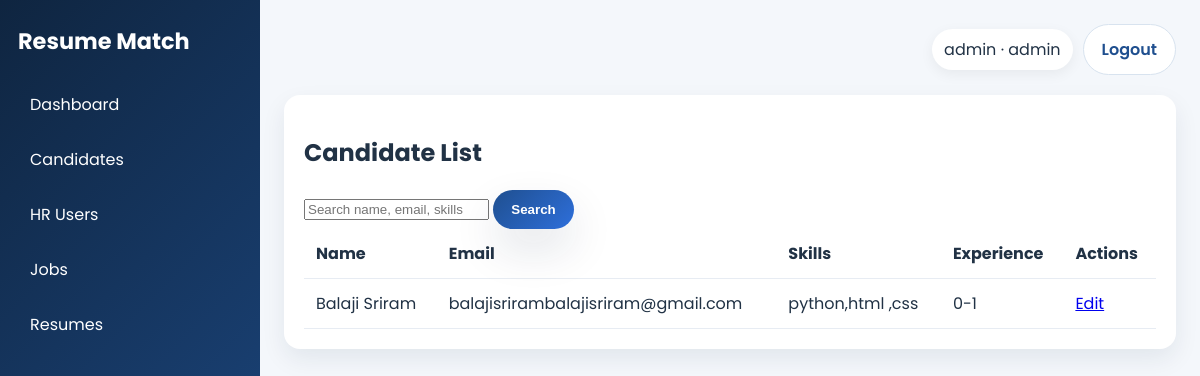
The app's page /admin/candidates (signed in) with its own data.
### tables this page shows
CREATE TABLE users (
            id INTEGER PRIMARY KEY AUTOINCREMENT,
            username TEXT UNIQUE NOT NULL,
            email TEXT UNIQUE NOT NULL,
            password_hash TEXT NOT NULL,
            role TEXT NOT NULL CHECK(role IN ('admin','hr','candidate')),
            created_at TEXT NOT NULL
        );

CREATE TABLE candidates (
            id INTEGER PRIMARY KEY AUTOINCREMENT,
            user_id INTEGER NOT NULL UNIQUE,
            full_name TEXT NOT NULL,
            email TEXT NOT NULL,
            phone TEXT NOT NULL,
            skills TEXT NOT NULL,
            education TEXT NOT NULL,
            experience TEXT NOT NULL,
            created_at TEXT NOT NULL,
            updated_at TEXT NOT NULL,
            FOREIGN KEY (user_id) REFERENCES users(id) ON DELETE CASCADE
        );

### app.py (the view)
@app.route("/admin/candidates")
@require_login("admin")
def admin_candidates() -> str:
    search = request.args.get("search", "").strip()
    recommendation = request.args.get("recommendation", "")
    candidates = list_candidates()
    if search:
        search_lower = search.lower()
        candidates = [candidate for candidate in candidates if search_lower in candidate["full_name"].lower() or search_lower in candidate["email"].lower() or search_lower in candidate["skills"].lower()]
    if recommendation:
        candidates = [candidate for candidate in candidates if recommendation.lower() in candidate.get("skills", "").lower()]
    return render_template("candidate_list.html", candidates=candidates, search=search, recommendation=recommendation)

### app.py (called while the page is built)
@app.context_processor
def inject_globals() -> dict[str, Any]:
    user = None
    if "user_id" in session:
        user = get_user_by_id(session["user_id"])
    return {"current_user": user, "csrf_token": session.get("csrf_token")}

def require_login(role: str | None = None) -> Any:
    def decorator(func):
        @wraps(func)
        def wrapper(*args, **kwargs):
            if "user_id" not in session:
                flash("Please log in first.", "warning")
                return redirect(url_for("login"))
            user = get_user_by_id(session["user_id"])
            if role and user["role"] != role:
                flash("You do not have access to this page.", "danger")
                return redirect(url_for("home"))
            return func(*args, **kwargs)
        return wrapper
    return decorator

@app.before_request
def ensure_csrf_token() -> None:
    if "csrf_token" not in session:
        session["csrf_token"] = secrets.token_hex(16)

### utils/database.py (called while the page is built)
def get_connection() -> sqlite3.Connection:
    conn = sqlite3.connect(DB_PATH)
    conn.row_factory = sqlite3.Row
    conn.execute("PRAGMA foreign_keys = ON")
    return conn

def get_user_by_id(user_id: int) -> Optional[Dict[str, Any]]:
    conn = get_connection()
    user = conn.execute("SELECT * FROM users WHERE id = ?", (user_id,)).fetchone()
    conn.close()
    return dict(user) if user else None

def list_candidates() -> list[Dict[str, Any]]:
    conn = get_connection()
    rows = conn.execute("SELECT * FROM candidates ORDER BY created_at DESC").fetchall()
    conn.close()
    return [dict(row) for row in rows]

### templates/candidate_list.html
{% extends 'base.html' %}
{% block content %}
<section class="card">
    <h2>Candidate List</h2>
    <form class="toolbar" method="get">
        <input type="text" name="search" value="{{ search }}" placeholder="Search name, email, skills">
        <button class="btn btn-primary" type="submit">Search</button>
    </form>
    <table>
        <thead><tr><th>Name</th><th>Email</th><th>Skills</th><th>Experience</th><th>Actions</th></tr></thead>
        <tbody>
            {% for candidate in candidates %}
            <tr>
                <td>{{ candidate.full_name }}</td>
                <td>{{ candidate.email }}</td>
                <td>{{ candidate.skills }}</td>
                <td>{{ candidate.experience }}</td>
                <td><a href="{{ url_for('edit_candidate', candidate_id=candidate.id) }}">Edit</a></td>
            </tr>
            {% endfor %}
        </tbody>
    </table>
</section>
{% endblock %}

### templates/base.html (shortened to what this page needs)
<!DOCTYPE html>
<html lang="en">
<head>
    <link rel="stylesheet" href="{{ url_for('static', filename='css/style.css') }}">
</head>
<body class="{% if request.endpoint == 'home' %}landing-body{% else %}app-body{% endif %}">
    {% if request.endpoint == 'home' %}
        <div class="landing-page">
            <header class="sticky-nav">
                <a class="brand-mark" href="{{ url_for('home') }}"><span>Resume</span>Match</a>
                <button class="menu-toggle" aria-label="Toggle navigation">☰</button>
                <nav class="nav-links">
                    <a href="#platform">Platform</a>
                    <a href="#workflow">How It Works</a>
                    <a href="{{ url_for('jobs') }}">Jobs</a>
                    <a href="#contact">Contact</a>
                    <a class="nav-cta" href="{{ url_for('register') }}">Join Now</a>
                </nav>
            </header>
            {% with messages = get_flashed_messages(with_categories=true) %}
                {% if messages %}
                    <div class="flash-stack landing-flash">
                        {% for category, message in messages %}
                            <div class="flash flash-{{ category }}">{{ message }}</div>
                        {% endfor %}
                    </div>
                {% endif %}
            {% endwith %}
            <div class="content-wrapper">
    {% else %}
        <div class="page-shell">
            <aside class="sidebar">
                <div class="brand">Resume Match</div>
                <nav>
                    {% if current_user and current_user.role == 'admin' %}
                        <a href="{{ url_for('admin_dashboard') }}">Dashboard</a>
                        <a href="{{ url_for('admin_candidates') }}">Candidates</a>
                        <a href="{{ url_for('admin_hr_users') }}">HR Users</a>
                        <a href="{{ url_for('admin_job_descriptions') }}">Jobs</a>
                        <a href="{{ url_for('admin_resumes') }}">Resumes</a>
                    {% elif current_user and current_user.role == 'hr' %}
                        <a href="{{ url_for('hr_dashboard') }}">Dashboard</a>
                        <a href="{{ url_for('upload_job') }}">Create Job</a>
                        <a href="{{ url_for('ranking') }}">Ranking</a>
                        <a href="{{ url_for('analytics') }}">Analytics</a>
                        <a href="{{ url_for('reports') }}">Reports</a>
                    {% elif current_user and current_user.role == 'candidate' %}
                        <a href="{{ url_for('candidate_dashboard') }}">Dashboard</a>
                        <a href="{{ url_for('upload_resume') }}">Upload Resume</a>
                        <a href="{{ url_for('jobs') }}">Jobs</a>
                        <a href="{{ url_for('profile') }}">Profile</a>
                        <a href="{{ url_for('application_status') }}">Status</a>
                    {% else %}
                        <a href="{{ url_for('home') }}">Home</a>
                        <a href="{{ url_for('about') }}">About</a>
                        <a href="{{ url_for('contact') }}">Contact</a>
                    {% endif %}
                </nav>
            </aside>
            <main class="main-content">
                <header class="topbar">
                    <div class="topbar-actions">
                        {% if current_user %}
                            <span class="user-pill">{{ current_user.username }} · {{ current_user.role }}</span>
                            <a class="btn btn-outline" href="{{ url_for('logout') }}">Logout</a>
                        {% else %}
                            <a class="btn btn-outline" href="{{ url_for('login') }}">Login</a>
                            <a class="btn btn-primary" href="{{ url_for('register') }}">Register</a>
                        {% endif %}
                    </div>
                </header>
                <div class="content-wrapper">
    {% endif %}
    {% block content %}{% endblock %}
    {% if request.endpoint == 'home' %}
            </div>
            <footer class="landing-footer" id="contact">
                <p>© 2026 ResumeMatch. Trusted by modern HR teams.</p>
            </footer>
        </div>
    {% else %}
                </div>
            </main>
        </div>
    {% endif %}
</body>
</html>

### static/css/style.css (style rules this page uses)
:root { --bg: #f4f7fb; --card: #ffffff; --text: #213245; --muted: #617489; --primary: #1f4f8f; --accent: #2e6fdb; --danger: #d64545; --success: #2ca25f; --shadow: 0 20px 45px rgba(15, 37, 64, 0.12); }
* { box-sizing: border-box; }
html { scroll-behavior: smooth; }
body { margin: 0; font-family: 'Poppins', Arial, sans-serif; background: var(--bg); color: var(--text); }
.page-shell { display: flex; min-height: 100vh; }
.sidebar { width: 260px; background: linear-gradient(135deg, #0f2540, #1f4f8f); color: white; padding: 24px 18px; }
.brand { font-size: 1.4rem; font-weight: 700; margin-bottom: 24px; }
.sidebar nav { display: flex; flex-direction: column; gap: 10px; }
.sidebar a { color: white; text-decoration: none; padding: 10px 12px; border-radius: 8px; }
.main-content { flex: 1; padding: 24px; }
.topbar { display: flex; justify-content: space-between; align-items: center; margin-bottom: 20px; }
.topbar-actions { display: flex; gap: 10px; align-items: center; }
.user-pill { background: white; padding: 8px 12px; border-radius: 999px; box-shadow: 0 4px 14px rgba(0,0,0,0.06); }
.card { background: var(--card); border-radius: 16px; padding: 20px; box-shadow: 0 10px 24px rgba(15,37,64,0.08); margin-bottom: 20px; }
.btn { border: none; cursor: pointer; text-decoration: none; display: inline-flex; align-items: center; justify-content: center; padding: 12px 18px; font-weight: 600; border-radius: 999px; transition: transform 0.2s ease, box-shadow 0.2s ease; }
.btn-primary { background: linear-gradient(135deg, var(--primary), var(--accent)); color: white; box-shadow: var(--shadow); }
.btn-outline { background: white; color: var(--primary); border: 1px solid #d8e3ef; }
table { width: 100%; border-collapse: collapse; }
th, td { padding: 12px; border-bottom: 1px solid #e7ecf3; text-align: left; }

### records on screen
users: username "admin", role "admin"
candidates: full_name "Balaji Sriram", email "balajisrirambalajisriram@gmail.com", skills "python,html ,css", experience "0-1"
